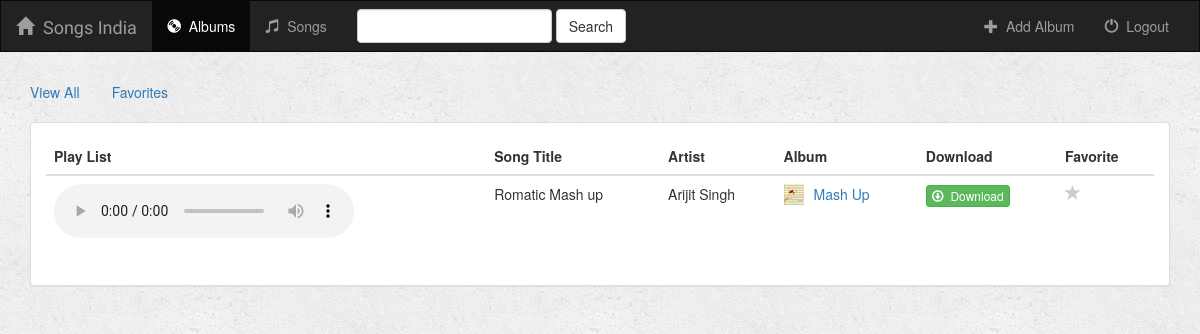
The page /music/song/10/favorite/songs/ (signed in) on the database its author committed.
### music/models.py (models this page shows, shortened)
class Song(models.Model):
    album = models.ForeignKey(Album, on_delete=models.CASCADE)
    song_title = models.CharField(max_length=250)
    audio_file = models.FileField()
    is_favorite = models.BooleanField(default=False)

class Album(models.Model):
    user = models.ForeignKey(User, default=1)
    artist = models.CharField(max_length=250)
    album_title = models.CharField(max_length=500)
    genre = models.CharField(max_length=100)
    album_logo = models.FileField()
    is_favorite = models.BooleanField(default=False)

### music/views.py (the view)
# urls.py: url(r'^song/(?P<song_id>[0-9]+)/favorite/(?P<template>[a-zA-Z]+)/$', views.song_favorite, name='song-favorite'),
def song_favorite(request, song_id, template):
    if not request.user.is_authenticated():
        return render(request, 'music/login.html')
    song_ids = []
    albums = Album.objects.filter(user=request.user)
    for album in albums:
        for song in album.song_set.all():
            song_ids.append(song.pk)
    songs = Song.objects.filter(pk__in=song_ids)
    song = get_object_or_404(Song, pk=song_id)
    try:
        if song.is_favorite:
            song.is_favorite = False
        else:
            song.is_favorite = True
        song.save()
    except (KeyError, Song.DoesNotExist):
        if template == 'songs':
            return render(request, 'music/songs.html',
                          {'all_songs': songs, 'error_message': 'Song does not exists'})
        else:
            return render(request, 'music/index.html',
                          {'albums': albums, 'error_message': 'Song does not exists'})
    else:
        for album in albums:
            for song in album.song_set.all():
                song_ids.append(song.pk)
        songs = Song.objects.filter(pk__in=song_ids)
        if template == 'songs':
            return render(request, 'music/songs.html', {'all_songs': songs})
        else:
            album = get_object_or_404(Album, pk=song.album_id)
            return render(request, 'music/detail.html', {'album': album})

### music/templates/music/songs.html (shortened to what this page needs)
{% extends 'music/base.html' %}
{% block body %}
    {% if all_songs %}
    <div class="container-fluid songs-container">
        <div class="row">
            <div class="col-sm-12">
                <ul class="nav nav-pills" style="margin-bottom: 10px;">
                    <li role="presentation" {% if filter_by == 'all' %}class="active"{% endif %}>
                        <a href="{% url 'music:songs' 'all' %}">View All</a></li>
                    <li role="presentation" {% if filter_by == 'favorites' %}class="active"{% endif %}>
                        <a href="{% url 'music:songs' 'favorites' %}">Favorites</a></li>
                </ul>
            </div>
        </div>
        <div>
            <div class="col-sm-12">
                <div class="panel panel-default">
                    <div class="panel-body">
                        <table class="table">
                            <thead>
                                <tr>
                                    <th>Play List</th>
                                    <th>Song Title</th>
                                    <th>Artist</th>
                                    <th>Album</th>
                                    <th>Download</th>
                                    <th>Favorite</th>
                                </tr>
                                </thead>
                                <tbody>
                                    {% for song in all_songs %}
                                    <tr>
                                        <td>
                                            <audio controls>
                                                <source src="{{ song.audio_file.url }}" type="audio/mpeg">
                                                <source src="{{ song.audio_file.url }}" type="audio/ogg; codecs=vorbis">
                                            </audio>
                                        </td>
                                        <td>{{ song.song_title }}</td>
                                        <td>{{ song.album.artist }}</td>
                                        <td>
                                            <a href="{% url 'music:detail' song.album.id %}">
                                                <img src="{{ song.album.album_logo.url }}" class="img-responsive" style="width: 20px; float: left; margin-right: 10px;" />
                                            </a>
                                            <a href="{% url 'music:detail' song.album.id %}">{{ song.album.album_title }}</a>
                                        </td>
                                        <td>
                                        <a target="_blank" href="{{ song.audio_file.url }}">
                                            <button type="button" class="btn btn-success btn-xs">
                                                <span class="glyphicon glyphicon-download"></span>&nbsp; Download
                                            </button>
                                        </a>
                                        </td>
                                        <td>
                                            <a href="{% url 'music:song-favorite' song.id 'songs' %}" class="btn-favorite">
                                                <span class="glyphicon glyphicon-star {% if song.is_favorite %}active{% endif %}"></span>
                                            </a>
                                        </td>
                                    </tr>
                                {% endfor %}
                            </tbody>
                        </table>
                    </div>
                </div>
            </div>
        </div>
    </div>
    {% else %}
        <h3>You don't have any songs</h3>
    {% endif %}
{% endblock %}

### music/static/music/style.css (style rules this page uses)
body { background: white url("images/background.png"); }
.glyphicon-star { color: #CCCCCC; font-size: 16px; }

### rows shown on the page
Song: song_title "Romatic Mash up", album.artist "Arijit Singh", album.album_logo (picture), album.album_title "Mash Up", is_favorite True (drawn)
